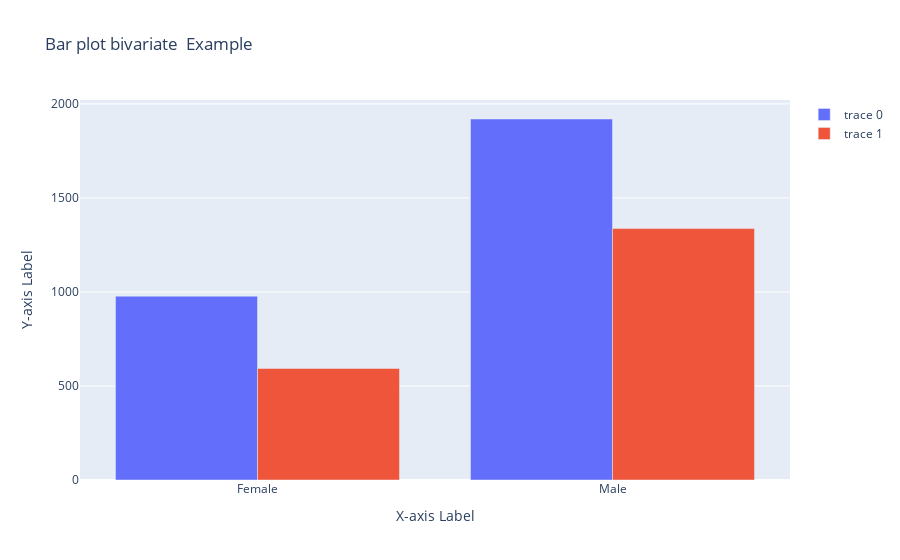
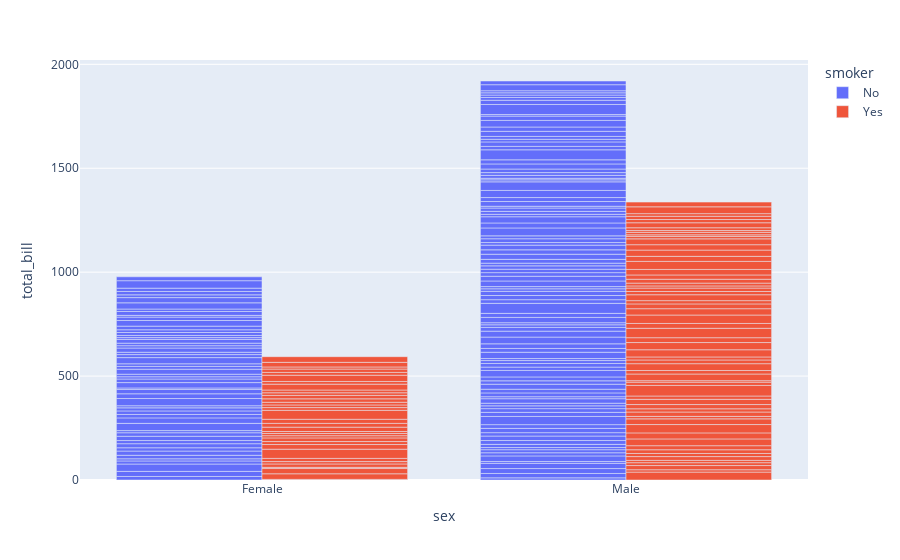

Notebook code cell kept with these figures, in order:
### Code cell
import plotly.express as px
df = px.data.tips()

#Plotting using go (Unviarite kind used for bivariate analysis) 
df2 = df.loc[df["smoker"]=="No"].groupby("sex").agg({"total_bill":sum}).reset_index()
df4 = df.loc[df["smoker"]=="Yes"].groupby("sex").agg({"total_bill":sum}).reset_index()
display(df2)
trace1 = go.Bar(x=df2["sex"], y=df2["total_bill"])
trace2 = go.Bar(x=df4["sex"], y=df4["total_bill"])
layout = go.Layout(
    title=' Bar plot bivariate  Example',
    xaxis=dict(title='X-axis Label'),
    yaxis=dict(title='Y-axis Label')
)
fig = go.Figure(data=[trace1,trace2], layout=layout)
fig.show()


###Plotting directly bar chart using plotly.express
fig = px.bar(df, x="sex", y="total_bill",
             color='smoker', barmode='group',
             )
fig.show()

fig = px.histogram(df, x="sex", y="total_bill", color="smoker",barmode='group')
fig.update_traces() # or "inclusive", or "linear" by default
fig.show()

fig = px.box(df, x="sex", y="total_bill", color="smoker")
fig.update_traces() # or "inclusive", or "linear" by default
fig.show()

### Figure 1 — Plotly figure (JSON) as saved in the notebook; plotly's stock layout.template omitted (floating-point values rounded to 4 significant figures)
{"data": [{"type": "bar", "x": ["Female", "Male"], "y": [977.7, 1920.0]}, {"type": "bar", "x": ["Female", "Male"], "y": [593.3, 1337.0]}], "layout": {"title": {"text": " Bar plot bivariate  Example"}, "xaxis": {"title": {"text": "X-axis Label"}}, "yaxis": {"title": {"text": "Y-axis Label"}}}}

### Figure 2 — Plotly figure (JSON) as saved in the notebook; plotly's stock layout.template omitted (floating-point values rounded to 4 significant figures; data arrays with more than 128 entries replaced by an {"elided": "..."} marker saying what was removed)
{"data": [{"alignmentgroup": "True", "hovertemplate": "smoker=No<br>sex=%{x}<br>total_bill=%{y}<extra></extra>", "legendgroup": "No", "marker": {"color": "#636efa", "pattern": {"shape": ""}}, "name": "No", "offsetgroup": "No", "orientation": "v", "showlegend": true, "textposition": "auto", "type": "bar", "x": {"elided": "151 str values"}, "xaxis": "x", "y": {"elided": "151 float values"}, "yaxis": "y"}, {"alignmentgroup": "True", "hovertemplate": "smoker=Yes<br>sex=%{x}<br>total_bill=%{y}<extra></extra>", "legendgroup": "Yes", "marker": {"color": "#EF553B", "pattern": {"shape": ""}}, "name": "Yes", "offsetgroup": "Yes", "orientation": "v", "showlegend": true, "textposition": "auto", "type": "bar", "x": ["Male", "Male", "Male", "Male", "Male", "Male", "Female", "Male", "Female", "Female", "Male", "Male", "Male", "Male", "Female", "Female", "Male", "Male", "Male", "Male", "Female", "Female", "Female", "Female", "Male", "Male", "Male", "Female", "Male", "Female", "Female", "Female", "Male", "Male", "Male", "Male", "Male", "Male", "Male", "Male", "Female", "Male", "Male", "Male", "Male", "Male", "Male", "Female", "Male", "Female", "Male", "Male", "Female", "Male", "Male", "Male", "Male", "Female", "Female", "Male", "Male", "Female", "Female", "Female", "Male", "Female", "Male", "Male", "Male", "Female", "Male", "Male", "Female", "Female", "Female", "Male", "Male", "Male", "Female", "Male", "Female", "Male", "Male", "Female", "Female", "Female", "Male", "Male", "Male", "Male", "Male", "Female", "Male"], "xaxis": "x", "y": [38.01, 11.24, 20.29, 13.81, 11.02, 18.29, 3.07, 15.01, 26.86, 25.28, 17.92, 19.44, 32.68, 28.97, 5.75, 16.32, 40.17, 27.28, 12.03, 21.01, 11.35, 15.38, 44.3, 22.42, 15.36, 20.49, 25.21, 14.31, 16, 17.51, 10.59, 10.63, 50.81, 15.81, 7.25, 31.85, 16.82, 32.9, 17.89, 14.48, 9.6, 34.63, 34.65, 23.33, 45.35, 23.17, 40.55, 20.9, 30.46, 18.15, 23.1, 15.69, 19.81, 28.44, 15.48, 16.58, 10.34, 43.11, 13, 13.51, 18.71, 12.74, 13, 16.4, 20.53, 16.47, 26.59, 38.73, 24.27, 12.76, 30.06, 25.89, 13.27, 28.17, 12.9, 28.15, 11.59, 7.74, 30.14, 12.16, 13.42, 8.58, 13.42, 16.27, 10.09, 22.12, 24.01, 15.69, 15.53, 12.6, 32.83, 27.18, 22.67], "yaxis": "y"}], "layout": {"barmode": "group", "legend": {"title": {"text": "smoker"}, "tracegroupgap": 0}, "margin": {"t": 60}, "xaxis": {"anchor": "y", "domain": [0, 1], "title": {"text": "sex"}}, "yaxis": {"anchor": "x", "domain": [0, 1], "title": {"text": "total_bill"}}}}
